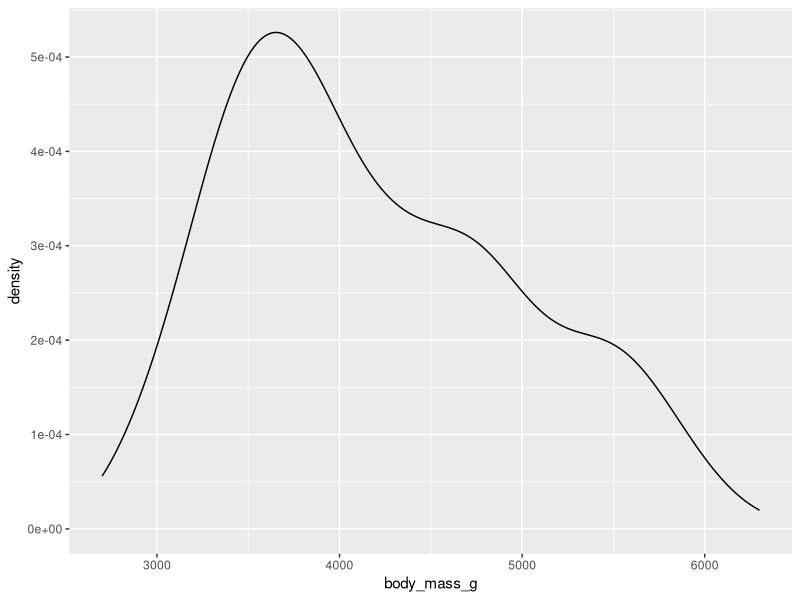
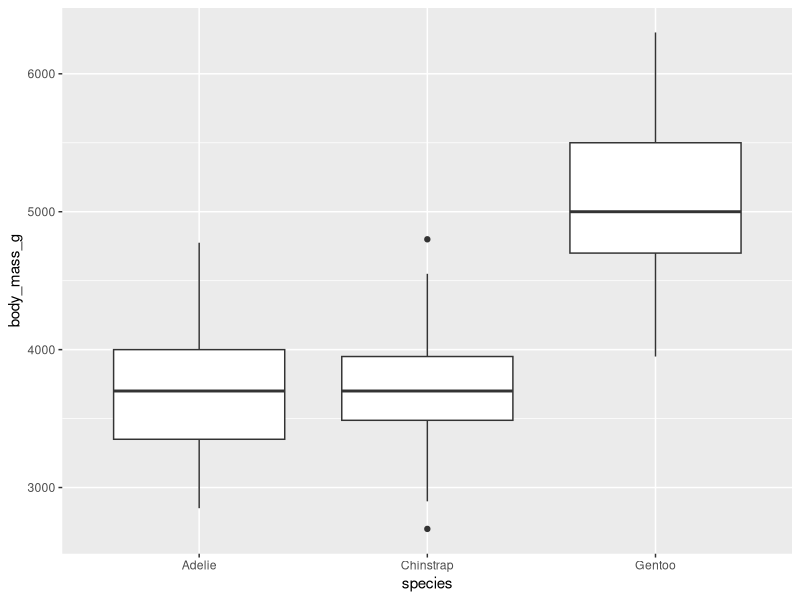
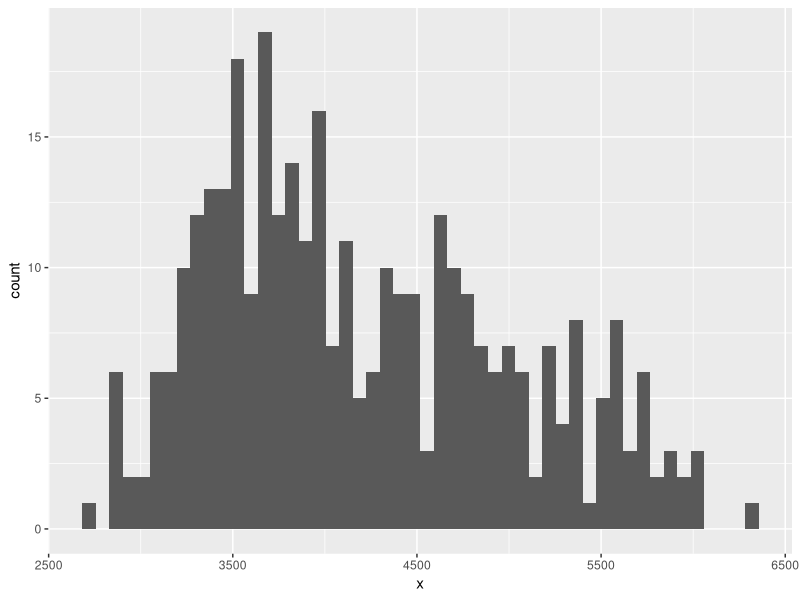

Recreate these plots in R, in order.
## ---- chunk 1
knitr::opts_chunk$set(echo = TRUE)
library(palmerpenguins)
library(ggplot2)
library(tidyverse)
library(scales)
x <- penguins$body_mass_g
## ---- chunk 2
str(penguins)
## ---- chunk 3
summary(penguins)
## ---- chunk 4
summary(penguins$species)
## ---- chunk 5
nrow(penguins)
## ---- chunk 6
ggplot(penguins, aes(body_mass_g)) +
  geom_density()
  
## ---- chunk 7
echo={FALSE}
ggplot(penguins, aes(species, body_mass_g)) +
  geom_boxplot()
eval = FALSE
## ---- chunk 8
ggplot(penguins, aes(x)) +
  geom_histogram(bins = 50)
